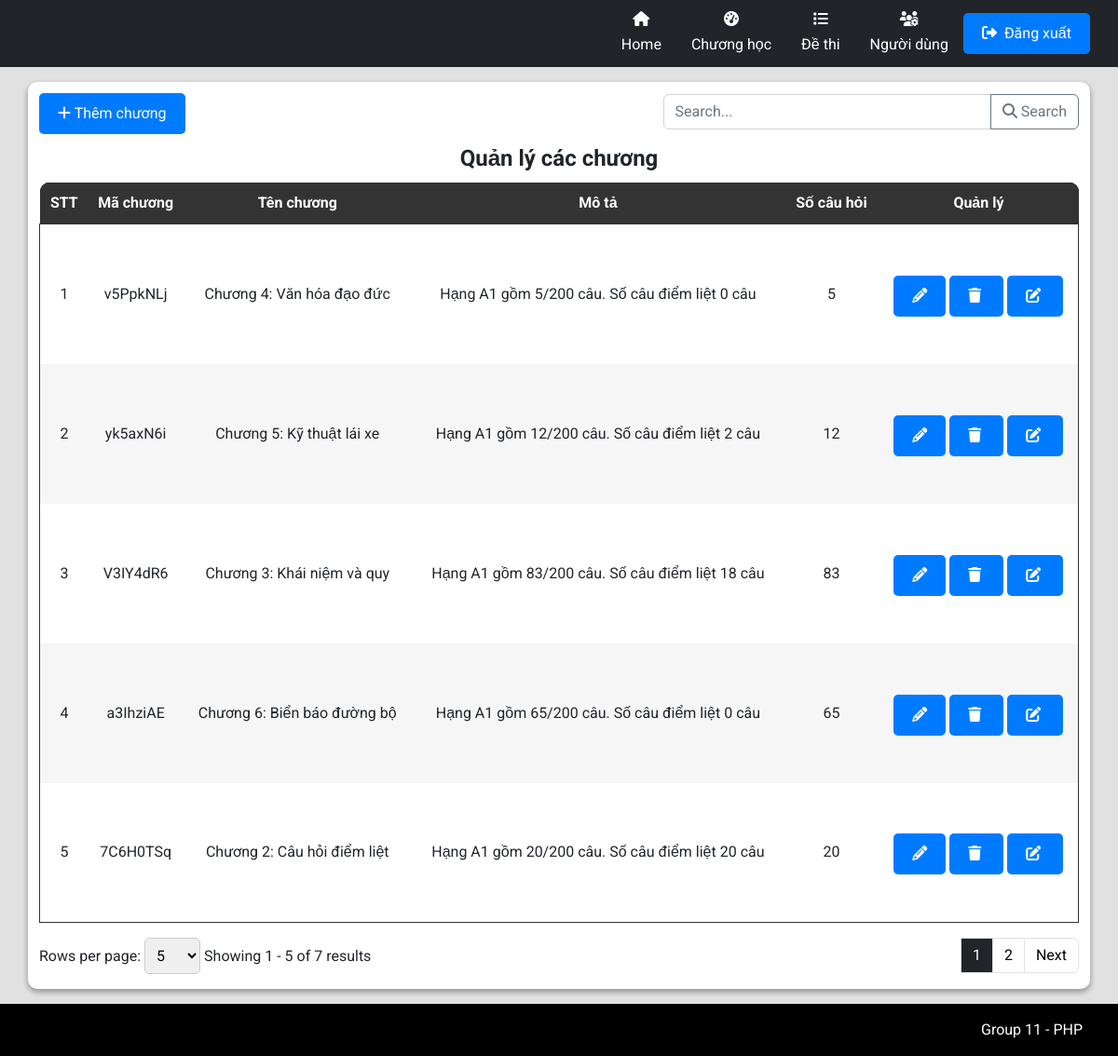
Page /admin/AdminIndex.php?workingPage=chapter on the committed database.
### tables this page shows
CREATE TABLE `tbl_chapter` (
  `id` varchar(36) NOT NULL,
  `code` varchar(255) DEFAULT NULL,
  `name` varchar(255) DEFAULT NULL,
  `description` varchar(255) DEFAULT NULL,
  `quantity` int(11) DEFAULT NULL
);

### admin/pages/Chapter/ChapterIndex.php (the view, shortened to what this page needs)
<link rel="stylesheet" href="./styles/ProductStyles.css">
<?php
$countAllSql = "SELECT * FROM tbl_chapter";
$total_records = mysqli_num_rows(mysqli_query($connect, $countAllSql));
$pageIndex = isset($_GET['page']) ? $_GET['page'] : 1;
$pageSize = isset($_GET['limit']) ? $_GET['limit'] : 5;
$total_page = ceil($total_records / $pageSize);
$start = ($pageIndex - 1) * $pageSize;
$search = '';
$getTableDataSql = "";
if (isset($_GET['search'])) {
    $getTableDataSql = "SELECT * FROM tbl_chapter
    WHERE
        tbl_chapter.name LIKE N'%" . $search . "%'
    LIMIT $start, $pageSize";
} else {
    $getTableDataSql = "SELECT * FROM tbl_chapter LIMIT $start, $pageSize";
}
$tableData = mysqli_query($connect, $getTableDataSql);
?>
<div class="text-left flex justify-between">
    <button type="button" class="btn btn-primary mb-2 mt-3" data-bs-toggle="modal" data-bs-target="#addChapter">
        <i class="fa-solid fa-plus"></i>
        Thêm chương
    </button>
    <div class="input-group mb-3 align-center mt-3 w-40">
        <input type="text" class="form-control" placeholder="Search..." aria-label="Recipient's username" name="search" id="search-input" aria-describedby="button-addon2">
        <button class="btn btn-outline-secondary" id="search-button" onclick="performSearch()" name="ok">
            <i class="fa-solid fa-magnifying-glass"></i>
            Search
        </button>
    </div>
</div>
<div class="container p-0">
    <table class="w-100">
        <legend class="text-center"><b>Quản lý các chương</b></legend>
        <thead class="table-head w-100">
            <tr class="table-heading">
                <th class="noWrap">STT</th>
                <th class="noWrap">Mã chương</th>
                <th class="noWrap">Tên chương</th>
                <th class="noWrap">Mô tả</th>
                <th class="noWrap">Số câu hỏi</th>
                <th class="noWrap">Quản lý </th>
            </tr>
        </thead>
        <tbody class="table-body">
            <?php
            $displaychapter = 0;
            while ($row = mysqli_fetch_array($tableData)) {
                $displaychapter++;
            ?>
                <tr>
                    <td>
                        <?php echo $displaychapter + ($pageIndex - 1) * $pageSize; ?>
                    </td>
                    <td class="tensanpham">
                        <?php echo $row['code'] ?>
                    </td>
                    <td>
                        <?php echo $row['name'] ?>
                    </td>
                    <td>
                        <?php echo $row['description'] ?>
                    </td>
                    <td>
                        <?php echo $row['quantity'] ?>
                    </td>
                    <td>
                        <button type="button" class="btn btn-primary mb-2 mt-3 con-tooltip top" data-bs-toggle="modal" data-bs-target="#editPopup_<?php echo $row['id']; ?>">
                            <i class="fa-solid fa-pencil"></i>
                        </button>
                        <button type="button" class="btn btn-primary mb-2 mt-3 con-tooltip top" data-bs-toggle="modal" data-bs-target="#confirmPopup_<?php echo $row['id']; ?>">
                            <i class="fa-solid fa-trash mr-1"></i>
                        </button>
                        <a class='btn btn-primary mb-2 mt-3 con-tooltip top text-white productSizeButton color-white' href="?workingPage=question&chapterId=<?php echo $row['id']; ?>">
                            <i class="fa-solid fa-pen-to-square text-white mr-1"></i>
                        </a>
                    </td>
                </tr>
            <?php
            }
            ?>
        </tbody>
    </table>
    <form action="" method="GET">
        <nav class="row py-2" aria-label="Page navigation example">
            <div class="paganation-infor col py-2">
                <form action="" method="GET">
                    <label for="limitSelect">Rows per page:</label>
                    <select name="limit" id="limitSelect" onchange="updatePageAndLimit()">
                        <option value="5" <?php if ($pageSize == 5) echo 'selected'; ?>>5</option>
                    </select>
                </form>
                <label class="mr-4">Showing
                    <?php
                    $startItem = ($pageIndex - 1) * $pageSize + 1;
                    $endItem = min($pageIndex * $pageSize, $total_records);
                    echo "{$startItem} - {$endItem} of {$total_records} results";
                    ?>
                </label>
            </div>
            <ul class="m-0 pagination justify-content-end py-2 col">
                <?php
                $range = 3;
                for ($i = 1; $i <= $total_page; $i++) {
                    if ($i == $pageIndex) {
                        echo '<li class="page-item light">
                        <span name="page" class="page-link text-reset text-white bg-dark" href="?workingPage=chapter&limit=' . ($pageSize) . '&page=' . ($i) . '"> ' . ($i) . ' </span>
                        </li>';
                    } else {
                        if ($i == 1) {
                            echo '<li class="page-item light">
                            <a name="page" class="page-link text-reset text-black" href="?workingPage=chapter&limit=' . ($pageSize) . '&page=' . ($i) . '"> ' . ($i) . ' </a>
                            </li>';
                        }
                        else if ($i > $pageIndex - $range && $i < $pageIndex + $range) {
                            echo '<li class="page-item light">
                            <a name="page" class="page-link text-reset text-black" href="?workingPage=chapter&limit=' . ($pageSize) . '&page=' . ($i) . '"> ' . ($i) . ' </a>
                            </li>';
                        }
                        else if ($i == $total_page) {
                            echo '<li class="page-item light">
                            <a name="page" class="page-link text-reset text-black" href="?workingPage=chapter&limit=' . ($pageSize) . '&page=' . ($i) . '"> ' . ($i) . ' </a>
                            </li>';
                        }
                    }
                }
                ?>
                <?php
                if ($pageIndex < $total_page && $total_page > 1) {
                    echo '<li class="page-item light">
                    <a name="page" class="page-link text-reset text-black" aria-label="Next" href="?workingPage=chapter&limit=' . ($pageSize) . '&page=' . ($pageIndex + 1) . '">
                    Next
                    </a>
                    </li>';
                }
                ?>
            </ul>
    </form>
</div>

### admin/styles/AdminStyles.css (style rules this page uses)
body { display: flex; flex-direction: column; }

### common/css/CommonStyle.css (style rules this page uses)
html { padding: unset; margin: unset; box-sizing: border-box; scroll-behavior: smooth; }
body { min-height: 100vh; }
:root { --pr-color: rgb(62, 148, 163); }
.m-0 { margin: 0 !important; }
.p-0 { padding: 0 !important; }
.mr-1 { margin-right: 4px !important; }
.mb-2 { margin-bottom: 8px !important; }
.py-2 { padding-top: 8px !important; padding-bottom: 8px !important; }
.mt-3 { margin-top: 12px !important; }
.mb-3 { margin-bottom: 12px !important; }
.mr-4 { margin-right: 16px !important; }
.w-40 { width: 40%; }
.w-100 { width: 100% !important; }
.flex { display: flex; }
.align-center { align-items: center; }
.justify-between { justify-content: space-between; }
.text-center { text-align: center; }
.text-white { color: #fff !important; }
.text-black { color: #000 !important; }
.con-tooltip { position: relative; background: #F2D1C9; border-radius: 9px; display: inline-block; transition: all 0.3s ease-in-out; cursor: default; }

### admin/styles/ProductStyles.css (style rules this page uses)
* { padding: 0; margin: 0; box-sizing: border-box; }
table { border-radius: 10px; }
.container { width: 100%; }
.table-head { color: white; background-color: #000; }
.table-head .table-heading { background-color: #000; color: white; }
.table-head .table-heading th:first-child { border-top-left-radius: 10px; }
.table-head .table-heading th:last-child { border-top-right-radius: 10px; }
.table-heading { border-radius: 10px; }
.table-head th { padding: 10px; text-align: center; }
.table-head, .table-body { border-collapse: collapse; }
.table-body { border: 1px solid #333; }
.table-body, .table-body tr { background-color: #fff; }
.table-body td { text-align: center; }
.table-body tr:nth-child(2n + 2) { background-color: #f6f6f6; }
table { border-collapse: collapse; background-color: #f8f8f8; }
th, td { padding: 10px; text-align: left; }
th { background-color: #333; color: white; }
.btn-primary { background-color: #007bff; color: white; padding: 10px 20px; border: none; border-radius: 5px; cursor: pointer; }
.noWrap { white-space: nowrap; }
select, option { width: 60px; padding: 8px; border: 1px solid #ccc; border-radius: 5px; }
.tensanpham { width: 100px; height: 150px; text-align: center; }
.productSizeButton { color: white; text-decoration: none; }

### rows in the picture
tbl_chapter: pageSize "1", code "v5PpkNLj", name "Chương 4: Văn hóa đạo đức", description "Hạng A1 gồm 5/200 câu. Số câu điểm liệt 0 câu", quantity "5"
tbl_chapter: pageSize "2", code "yk5axN6i", name "Chương 5: Kỹ thuật lái xe", description "Hạng A1 gồm 12/200 câu. Số câu điểm liệt 2 câu", quantity "12"
tbl_chapter: pageSize "3", code "V3IY4dR6", name "Chương 3: Khái niệm và quy", description "Hạng A1 gồm 83/200 câu. Số câu điểm liệt 18 câu", quantity "83"
tbl_chapter: pageSize "4", code "a3IhziAE", name "Chương 6: Biển báo đường bộ", description "Hạng A1 gồm 65/200 câu. Số câu điểm liệt 0 câu", quantity "65"
tbl_chapter: pageSize "5", code "7C6H0TSq", name "Chương 2: Câu hỏi điểm liệt", description "Hạng A1 gồm 20/200 câu. Số câu điểm liệt 20 câu", quantity "20"

### other values in the picture
$startItem "1"
$endItem "5"
$total_records "7"
